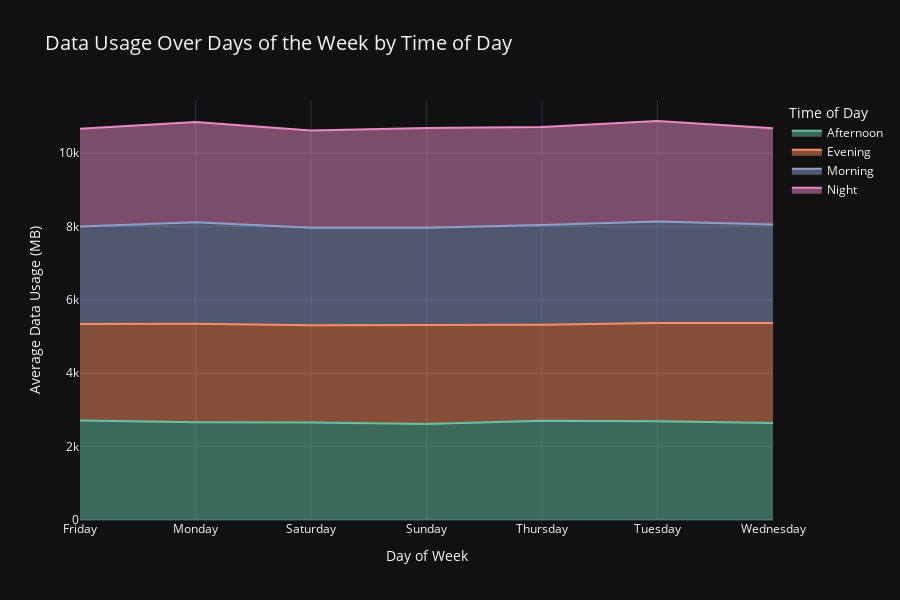

Notebook source saved alongside this figure:
### Code cell
# Group by day_of_week and time_of_day, calculate mean data_usage
day_time_usage = df_original.groupby(['day_of_week', 'time_of_day'])['data_usage'].mean().reset_index()

# Create an area chart
fig = px.area(day_time_usage, x='day_of_week', y='data_usage', color='time_of_day',
              title='Data Usage Over Days of the Week by Time of Day',
              labels={'data_usage': 'Average Data Usage (MB)', 'day_of_week': 'Day of Week'},
              color_discrete_sequence=px.colors.qualitative.Set2,
              height=600)
fig.update_layout(
    template='plotly_dark',
    title_font_size=20,
    legend_title_text='Time of Day'
)
fig.show()

### Figure 1 — Plotly figure (JSON) as saved in the notebook; plotly's stock layout.template omitted (floating-point values rounded to 4 significant figures)
{"data": [{"fillpattern": {"shape": ""}, "hovertemplate": "time_of_day=Afternoon<br>Day of Week=%{x}<br>Average Data Usage (MB)=%{y}<extra></extra>", "legendgroup": "Afternoon", "line": {"color": "rgb(102,194,165)"}, "marker": {"symbol": "circle"}, "mode": "lines", "name": "Afternoon", "orientation": "v", "showlegend": true, "stackgroup": "1", "type": "scatter", "x": ["Friday", "Monday", "Saturday", "Sunday", "Thursday", "Tuesday", "Wednesday"], "xaxis": "x", "y": [2714.0, 2664.0, 2658.0, 2615.0, 2707.0, 2694.0, 2641.0], "yaxis": "y"}, {"fillpattern": {"shape": ""}, "hovertemplate": "time_of_day=Evening<br>Day of Week=%{x}<br>Average Data Usage (MB)=%{y}<extra></extra>", "legendgroup": "Evening", "line": {"color": "rgb(252,141,98)"}, "marker": {"symbol": "circle"}, "mode": "lines", "name": "Evening", "orientation": "v", "showlegend": true, "stackgroup": "1", "type": "scatter", "x": ["Friday", "Monday", "Saturday", "Sunday", "Thursday", "Tuesday", "Wednesday"], "xaxis": "x", "y": [2629.0, 2683.0, 2653.0, 2701.0, 2619.0, 2677.0, 2728.0], "yaxis": "y"}, {"fillpattern": {"shape": ""}, "hovertemplate": "time_of_day=Morning<br>Day of Week=%{x}<br>Average Data Usage (MB)=%{y}<extra></extra>", "legendgroup": "Morning", "line": {"color": "rgb(141,160,203)"}, "marker": {"symbol": "circle"}, "mode": "lines", "name": "Morning", "orientation": "v", "showlegend": true, "stackgroup": "1", "type": "scatter", "x": ["Friday", "Monday", "Saturday", "Sunday", "Thursday", "Tuesday", "Wednesday"], "xaxis": "x", "y": [2660.0, 2770.0, 2658.0, 2652.0, 2720.0, 2770.0, 2685.0], "yaxis": "y"}, {"fillpattern": {"shape": ""}, "hovertemplate": "time_of_day=Night<br>Day of Week=%{x}<br>Average Data Usage (MB)=%{y}<extra></extra>", "legendgroup": "Night", "line": {"color": "rgb(231,138,195)"}, "marker": {"symbol": "circle"}, "mode": "lines", "name": "Night", "orientation": "v", "showlegend": true, "stackgroup": "1", "type": "scatter", "x": ["Friday", "Monday", "Saturday", "Sunday", "Thursday", "Tuesday", "Wednesday"], "xaxis": "x", "y": [2665.0, 2737.0, 2653.0, 2722.0, 2673.0, 2737.0, 2624.0], "yaxis": "y"}], "layout": {"height": 600, "legend": {"title": {"text": "Time of Day"}, "tracegroupgap": 0}, "title": {"font": {"size": 20}, "text": "Data Usage Over Days of the Week by Time of Day"}, "xaxis": {"anchor": "y", "domain": [0, 1], "title": {"text": "Day of Week"}}, "yaxis": {"anchor": "x", "domain": [0, 1], "title": {"text": "Average Data Usage (MB)"}}}}
